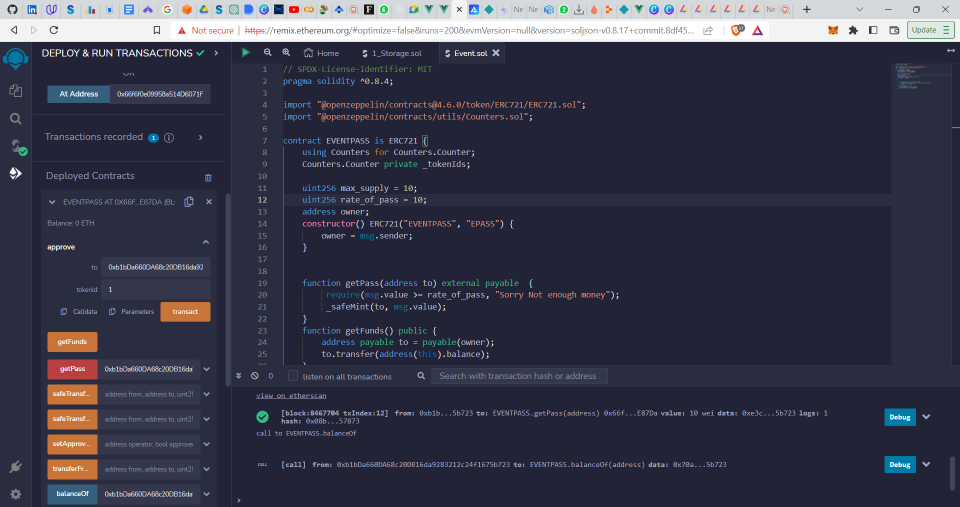
#> input picture 4_Lab/Picture_5.png, 1920 x 1013 px, found by its file name (shown at 1/2 size)
$ python q1.py
#> lines starting #> are read from the running program, lines starting #| are printed output that depends on the picture
import cv2
import numpy as np

# Load the image
img = cv2.imread("D:\SEM6\dipLab\4_Lab\Picture_5.png")
#> img is the input picture: shape (1013, 1920, 3); mean B, G, R 74.9, 58.3, 57.4

# Convert the image to grayscale for processing
gray = cv2.cvtColor(img, cv2.COLOR_BGR2GRAY)
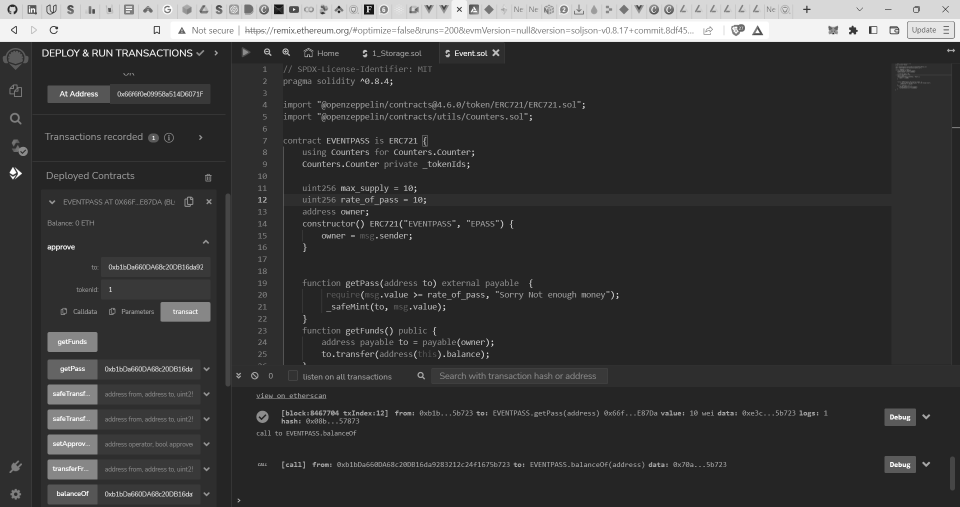
#> gray: shape (1013, 1920) (shown at 1/2 size); min 0, max 255, mean 60.1

# Get the height and width of the image
h, w = gray.shape
#> h = 1013; w = 1920

# Define the center of the image
center = (w // 2, h // 2)
#> center = (960, 506)

# Define the scale factor for resizing the image
scale = 0.5

# Resize the image for faster processing
gray = cv2.resize(gray, (0, 0), fx=scale, fy=scale)
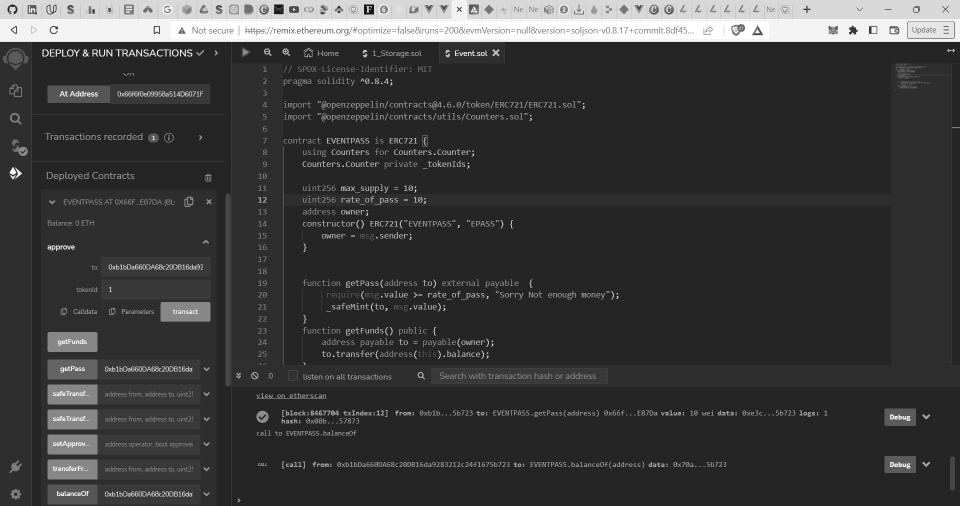
#> gray: shape (506, 960); min 14, max 255, mean 60.1

# Perform Gaussian Blurring to reduce noise in the image
gray = cv2.GaussianBlur(gray, (5, 5), 0)

# Perform Canny Edge Detection to get the edges in the image
edges = cv2.Canny(gray, 50, 150)
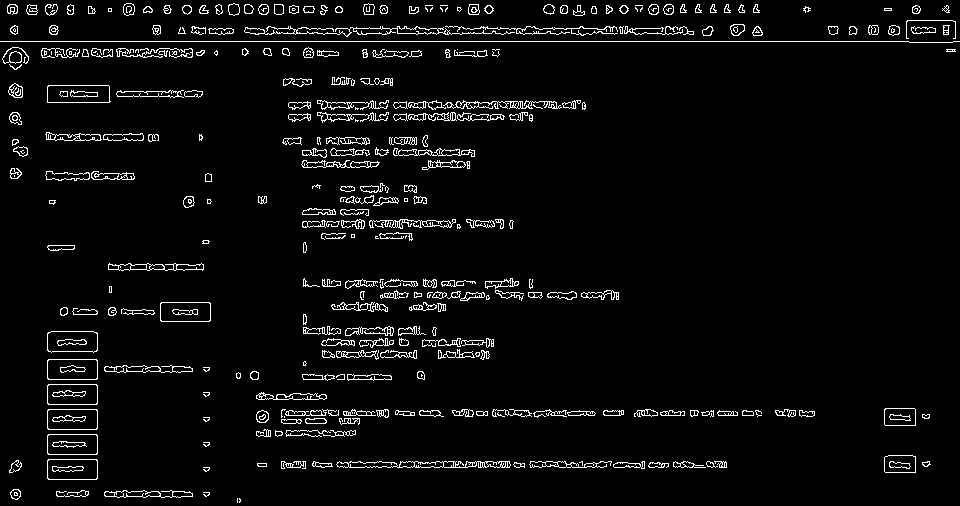
#> edges: shape (506, 960); 4.3% white in thin lines or dots

# Perform Hough Line Transform to get the lines in the image
lines = cv2.HoughLinesP(edges, 1, np.pi/180, 100,
                        minLineLength=100, maxLineGap=10)
#> lines = 43 rows, first 6: [0, 41, 908, 41], [250, 33, 711, 33], [281, 415, 388, 415], [459, 28, 686, 28], [559, 467, 726, 467], [281, 411, 439, 411]

# Initialize the angle of inclination to 0
angle = 0

print(type(lines))
#| <class 'numpy.ndarray'>
# Loop through the lines to find the line with the maximum slope
for line in lines:
    x1, y1, x2, y2 = line[0]
    slope = (y2 - y1) / (x2 - x1)
    if abs(slope) > abs(angle):
        angle = slope
#> this loop made 43 passes
#> (x1, y1, x2, y2, slope, angle) on passes 11, 12, 19: (42, 57, 202, 54, -0.0187, -0.0187), (465, 416, 568, 414, -0.0194, -0.0194), (47, 478, 47, 333, -inf, -inf)
#> (x1, y1, x2, y2, slope) on passes 1 to 6: (0, 41, 908, 41, 0), (250, 33, 711, 33, 0), (281, 415, 388, 415, 0), (459, 28, 686, 28, 0), (559, 467, 726, 467, 0), (281, 411, 439, 411, 0)
#> after the loop, angle = -inf

# Convert the slope to degrees
angle = np.arctan(angle) * 180 / np.pi
#> angle = -90

# Perform rotation to correct the inclination of the tower
rotated = np.array(gray)
if angle < 0:
    angle = -90 - angle
#> angle = 0
else:
    angle = 90 - angle
M = cv2.getRotationMatrix2D(center, angle, 1.0)
#> M = [[1, 0, 0], [0, 1, 0]]
rotated = cv2.warpAffine(
    gray, M, (w, h), flags=cv2.INTER_LINEAR, borderMode=cv2.BORDER_REPLICATE)
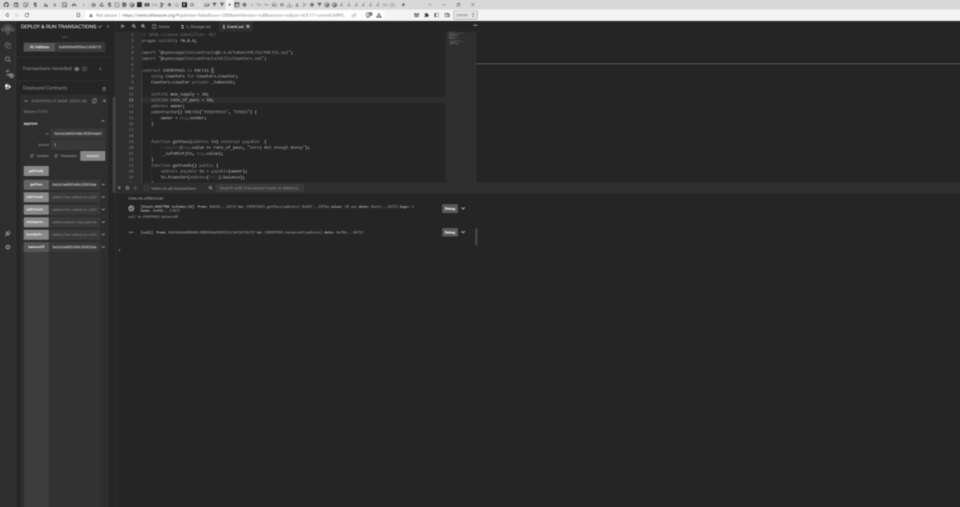
#> rotated: shape (1013, 1920) (shown at 1/2 size); min 26, max 255, mean 47.7

# Perform bilinear interpolation to resize the image back to its original size
rotated = cv2.resize(rotated, (0, 0), fx=1/scale, fy=1 /
                     scale, interpolation=cv2.INTER_LINEAR)
#> rotated: shape (2026, 3840)

# Save the rotated image
cv2.imwrite("rotated_pisa.jpg", rotated)

# Print the angle of inclination
print("Angle of inclination: {:.2f} degrees".format(angle))
#| Angle of inclination: 0.00 degrees
